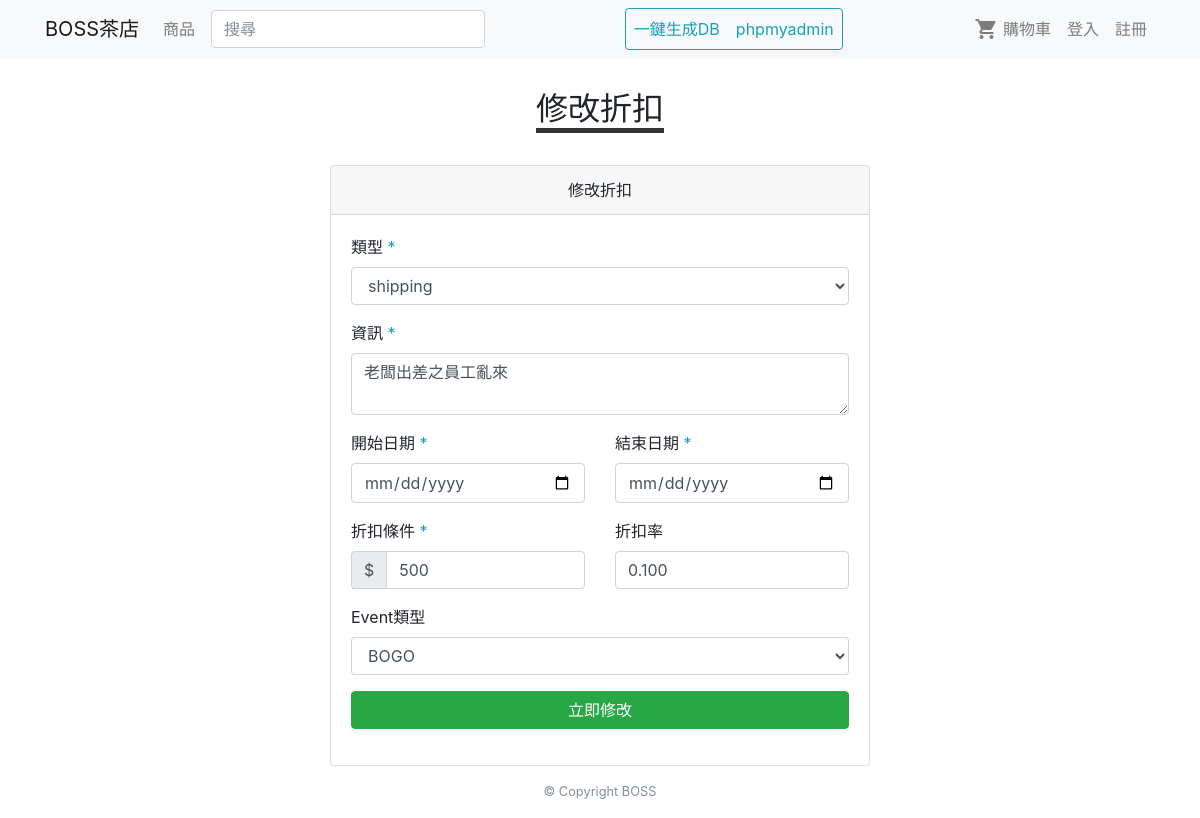
Before: /discount_list_detail.php?ID=1 with the older database file.
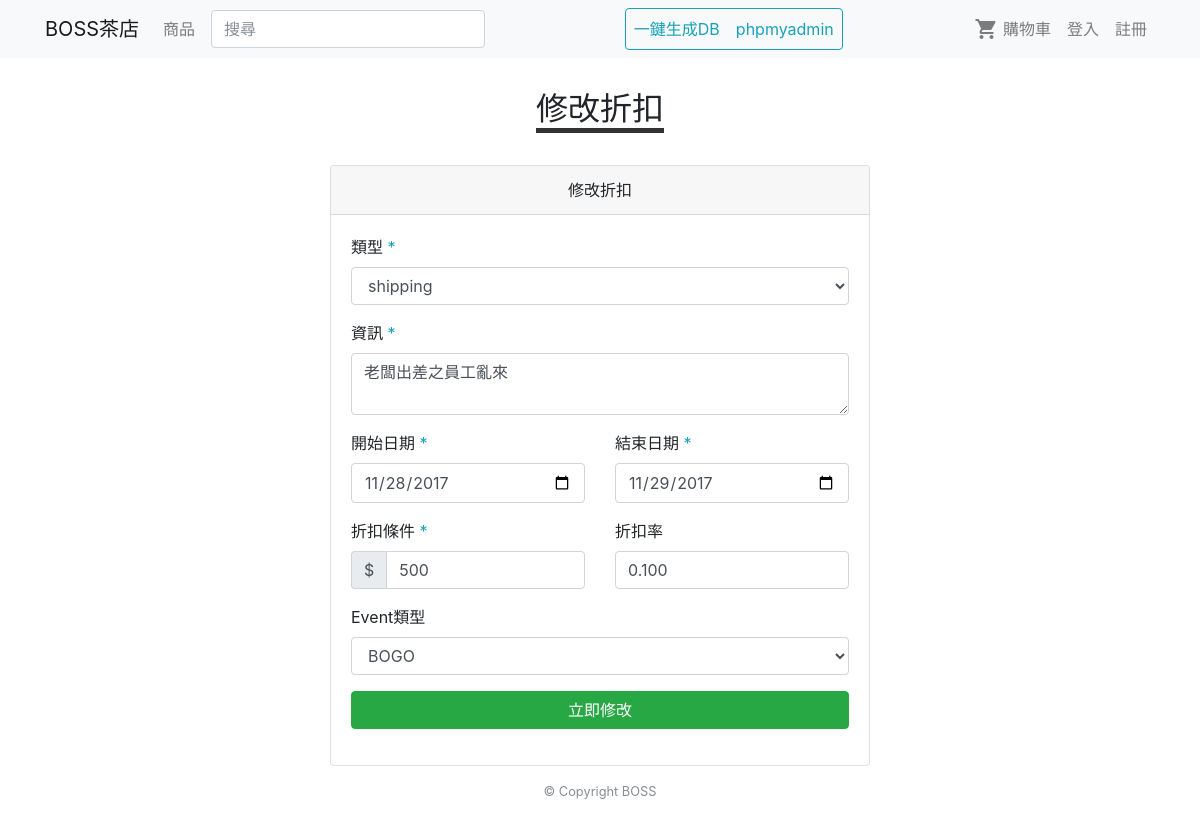
After: the same page with the newer database file.
### tables this page shows
CREATE TABLE DISCOUNT (
  ID INT(7) UNSIGNED AUTO_INCREMENT PRIMARY KEY,
  Type ENUM('shipping', 'seasoning', 'event'),
  PeriodFrom DATE NOT NULL,
  PeriodTo DATE NOT NULL,
  Requirement INT(7) UNSIGNED,
  Rate DOUBLE(3,3) NOT NULL,
  Info VARCHAR(100) NOT NULL,
  EventType ENUM('BOGO', 'discount')
);

### discount_list_detail.php (the view, shortened to what this page needs)
<!DOCTYPE html>
<html>
<head>
  <?php include('style.php') ?>
</head>
<body>
  <?php include('nav.php') ?>
  <div class="container my-3">
    <div class="row">
      <div class="col-12 text-center">
        <h2 class="d-inline-block my-3" style="border-bottom:5px #333 solid;">修改折扣</h2>
      </div>
      <?php
        $sql = 'SELECT * FROM DISCOUNT
                WHERE ID =' . $_GET['ID'];
        $result = $conn->query($sql);
        $row = mysqli_fetch_array($result);
        $Type=$row['Type'];
        $PeriodFrom=$row['PeriodFrom'];
        $PeriodTo=$row['PeriodTo'];
        $Requirement=$row['Requirement'];
        $Rate=$row['Rate'];
        $Info=$row['Info'];
        $EventType=$row['EventType'];
       ?>
      <div class="col-6 offset-3 mt-3">
        <div class="card">
          <div class="card-header text-center">修改折扣</div>
          <div class="card-body">
            <form class="row" action="discount_list_detail_edit.php" method="post" enctype="multipart/form-data" >
              <div class="col-12 form-group">
                <label for="">類型 <span class="text-info">*</span></label>
                <select class="form-control" value = "<?php echo $Type ;?>" placeholder="<?php echo $Type ;?>" name="Type" required>
                  <option value="shipping">shipping</option>
                </select>
              </div>
              <div class="col-12 form-group">
                <label for="">資訊 <span class="text-info">*</span></label>
                <textarea type="text" name="Info" maxlength="100" class="form-control" rows="2" required><?php echo $Info;?></textarea>
              </div>
              <div class="col-12 col-lg-6 form-group">
                <label for="">開始日期 <span class="text-info">*</span></label>
                <input type="date" value="<?php echo $PeriodFrom; ?>" name="PeriodFrom" class="form-control" >
              </div>
              <div class="col-12 col-lg-6 form-group">
                <label for="">結束日期 <span class="text-info">*</span></label>
                <input type="date" value="<?php echo $PeriodTo;?>" name="PeriodTo" class="form-control" >
              </div>
              <div class="col-12 col-lg-6 form-group">
                <label for="">折扣條件 <span class="text-info">*</span></label>
                <div class="input-group">
                  <span class="input-group-addon">$</span>
                  <input type="number" value="<?php echo $Requirement ;?>" name="Requirement" min="1" class="form-control" >
                </div>
              </div>
              <div class="col-12 col-lg-6 form-group">
                <label for="">折扣率</label>
                <input type="number" value="<?php echo $Rate ;?>" name="Rate" step="0.01" min="0.01" max="0.99" class="form-control" >
              </div>
              <div class="col-12 form-group">
                <label for="">Event類型</label>
                <select class="form-control" name="EventType" value="<?php echo $EventType;?>" required>
                  <option value="BOGO">BOGO</option>
                </select>
              </div>
              <div class="col-12 form-group">
                <button class="btn btn-success btn-block" type="submit" >立即修改</button>
              </div>
            </form>
          </div>
        </div>
      </div>
    </div>
  </div>
  <?php include('footer.php') ?>
</body>
</html>

Changed rows visible on the page:
changed discount "shipping": PeriodFrom (not shown) → "11/28/2017"; PeriodTo (not shown) → "11/29/2017"
